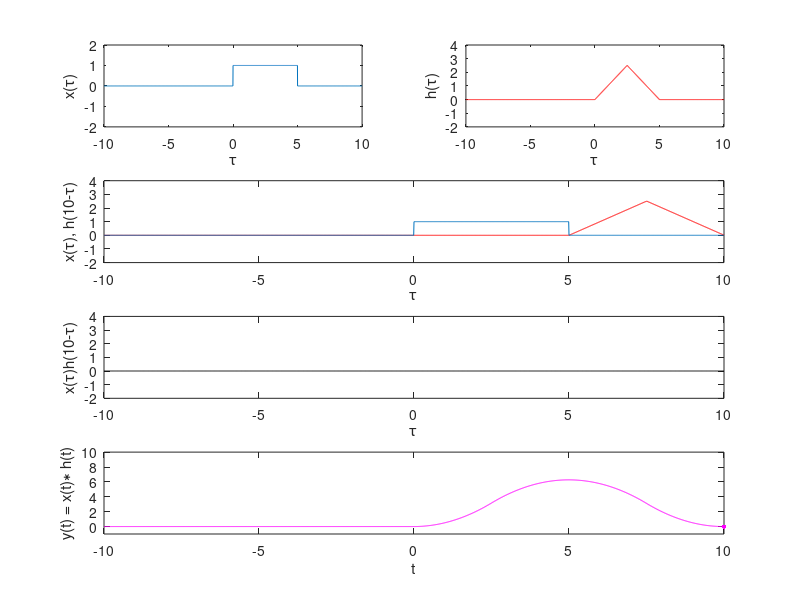

Write MATLAB code to recreate this figure.
clear all
close all
clc

L = 5;
T = 10;
dt = 0.01;
N = T/dt;
t = -T:dt:T;
x = [zeros(1,N) ones(1,L/dt) zeros(1,N-L/dt+1)];
h = [zeros(1,N) dt*(1:1:ceil(L/dt/2)) dt*(floor(L/dt/2):-1:1) zeros(1,N-L/dt+1)];

y = [];
figure
i = 1;
for n = -N:N
    if mod(n,1/dt) == 0
        subplot(4,2,1)
        plot(t,x,'MarkerFaceColor','blue'), axis([-T T -2 2]), xlabel('\tau'), ylabel('x(\tau)')
        subplot(4,2,2)
        plot(t,h,'r','MarkerFaceColor','red'), axis([-T T -2 ceil(L/2)+1]), xlabel('\tau'), ylabel('h(\tau)')
    end
    if n<0
        if mod(n,1/dt) == 0
            subplot(4,2,[3,4])
            plot(t,[h(end-abs(n):-1:1) zeros(1,abs(n))],'r','MarkerFaceColor','red','MarkerSize',10), hold on,
            plot(t,x,'MarkerFaceColor','blue'), axis([-T T -2 ceil(L/2)+1]), xlabel('\tau'), ylabel(['x(\tau), h(' sprintf('%2.0f',n*dt) '-\tau)'])
            hold off
            subplot(4,2,[5,6])
            plot(t,x.*[h(end-abs(n):-1:1) zeros(1,abs(n))],'k','MarkerFaceColor','black'), axis([-T T -2 4])
            xlabel('\tau'), ylabel(['x(\tau)h(' sprintf('%2.0f',n*dt) '-\tau)'])
            subplot(4,2,[7,8])
        end
        y = [y sum(x.*[h(end-abs(n):-1:1) zeros(1,abs(n))])*dt];
        if mod(n,1/dt) == 0
            plot(t,[y NaN(1,2*N+1-i)],'m','MarkerFaceColor','magenta'), hold on,
            plot(t(i),y(end),'m','MarkerFaceColor','magenta','MarkerSize',10),
            axis([-T T -1 ceil(L/2)^2+1]), xlabel('t'), ylabel('y(t) = x(t)\ast h(t)')
        end
    else
        if mod(n,1/dt) == 0
            subplot(4,2,[3,4])
            plot(t,[zeros(1,n) h(end:-1:1+n) ],'r','MarkerFaceColor','red','MarkerSize',10), hold on,
            plot(t,x,'MarkerFaceColor','blue'), axis([-T T -2 ceil(L/2)+1]), xlabel('\tau'), ylabel(['x(\tau), h(' sprintf('%2.0f',n*dt) '-\tau)'])
            hold off
            subplot(4,2,[5,6])
            plot(t,x.*[zeros(1,n) h(end:-1:1+n)],'k','MarkerFaceColor','black'), axis([-T T -2 4])
            xlabel('\tau'), ylabel(['x(\tau)h(' sprintf('%2.0f',n*dt) '-\tau)'])
            subplot(4,2,[7,8])
        end
        y = [y sum(x.*[zeros(1,n) h(end:-1:1+n)])*dt];
        if mod(n,1/dt) == 0
            plot(t,[y NaN(1,2*N+1-i)],'m','MarkerFaceColor','magenta'), hold on,
            plot(t(i),y(end),'m','MarkerFaceColor','magenta','MarkerSize',10),
            axis([-T T -1 ceil(L/2)^2+1]), xlabel('t'), ylabel('y(t) = x(t)\ast h(t)')
        end
    end
    if mod(n,1/dt) == 0
        hold off
        pause
    end
    i = i + 1;
end
